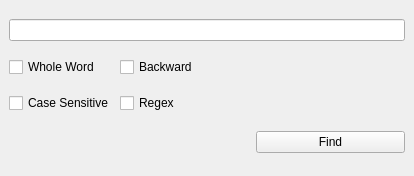
<?xml version="1.0" encoding="UTF-8"?>
<ui version="4.0">
 <class>FindView</class>
 <widget class="QDockWidget" name="FindView">
  <property name="geometry">
   <rect>
    <x>0</x>
    <y>0</y>
    <width>414</width>
    <height>176</height>
   </rect>
  </property>
  <property name="sizePolicy">
   <sizepolicy hsizetype="Fixed" vsizetype="Fixed">
    <horstretch>0</horstretch>
    <verstretch>0</verstretch>
   </sizepolicy>
  </property>
  <property name="features">
   <set>QDockWidget::DockWidgetFloatable|QDockWidget::DockWidgetMovable</set>
  </property>
  <property name="windowTitle">
   <string>Find</string>
  </property>
  <widget class="QWidget" name="dockWidgetContents">
   <layout class="QGridLayout" name="gridLayout">
    <item row="2" column="0">
     <widget class="QCheckBox" name="CaseSensitiveBox">
      <property name="text">
       <string>Case Sensitive</string>
      </property>
     </widget>
    </item>
    <item row="3" column="3">
     <widget class="QPushButton" name="okButton">
      <property name="text">
       <string>Find</string>
      </property>
      <property name="shortcut">
       <string>Ctrl+F</string>
      </property>
     </widget>
    </item>
    <item row="2" column="3">
     <spacer name="horizontalSpacer_3">
      <property name="orientation">
       <enum>Qt::Horizontal</enum>
      </property>
      <property name="sizeHint" stdset="0">
       <size>
        <width>60</width>
        <height>20</height>
       </size>
      </property>
     </spacer>
    </item>
    <item row="0" column="0" colspan="4">
     <widget class="QLineEdit" name="InputEdit"/>
    </item>
    <item row="1" column="0">
     <widget class="QCheckBox" name="WholeWordBox">
      <property name="text">
       <string>Whole Word</string>
      </property>
     </widget>
    </item>
    <item row="2" column="1">
     <widget class="QCheckBox" name="RegexBox">
      <property name="text">
       <string>Regex</string>
      </property>
     </widget>
    </item>
    <item row="1" column="1">
     <widget class="QCheckBox" name="BackwardBox">
      <property name="text">
       <string>Backward</string>
      </property>
     </widget>
    </item>
    <item row="3" column="0" colspan="3">
     <spacer name="horizontalSpacer">
      <property name="orientation">
       <enum>Qt::Horizontal</enum>
      </property>
      <property name="sizeHint" stdset="0">
       <size>
        <width>254</width>
        <height>26</height>
       </size>
      </property>
     </spacer>
    </item>
    <item row="1" column="3">
     <spacer name="horizontalSpacer_2">
      <property name="orientation">
       <enum>Qt::Horizontal</enum>
      </property>
      <property name="sizeHint" stdset="0">
       <size>
        <width>162</width>
        <height>20</height>
       </size>
      </property>
     </spacer>
    </item>
   </layout>
  </widget>
 </widget>
 <resources/>
 <connections/>
</ui>
